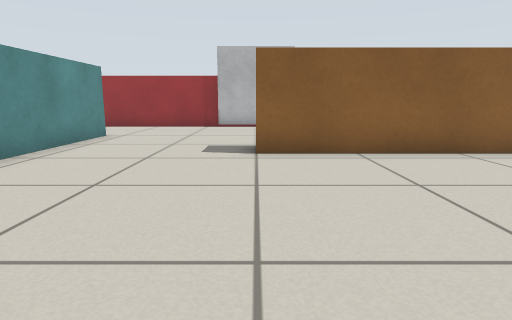
view 1 (above)

16 first-person views from a walk through a Gazebo world. The camera is 0.51 m above the floor, tilts 10° down and sees 75° across. The floor is counted in squares, 0.5 m on a side. Each view is taken from the middle of a square. On the plan, view 1 faces up. The plan holds only what a view shows up to about 13 squares ahead; the rest is blank.

view 2
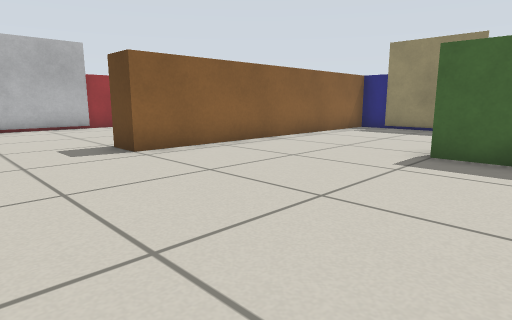

view 3
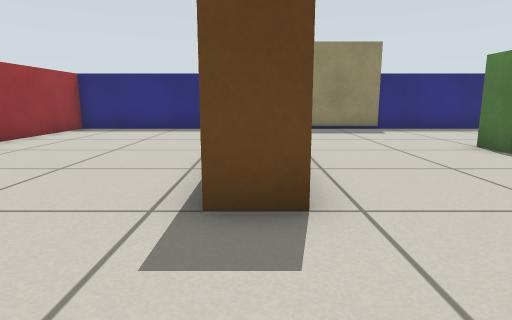

view 4
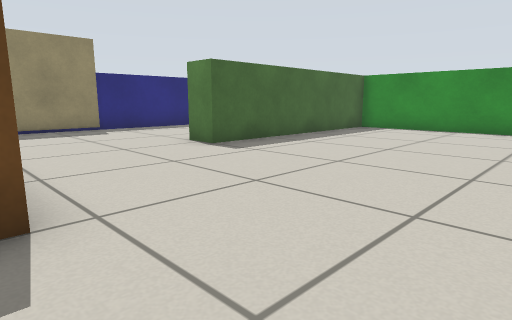

view 5
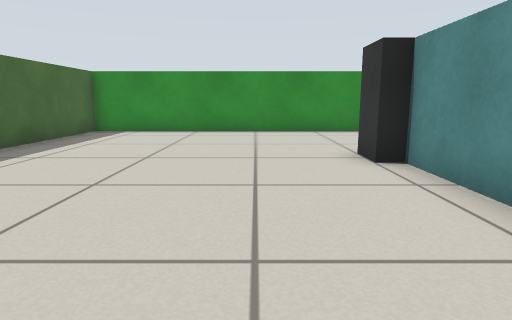

view 6
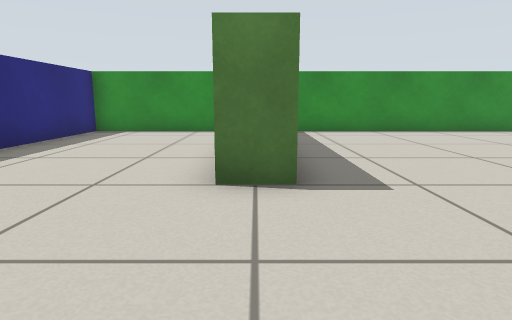

view 7
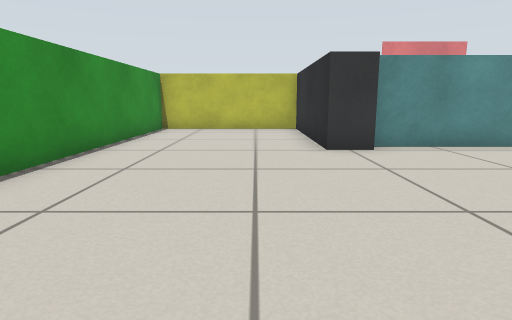

view 8
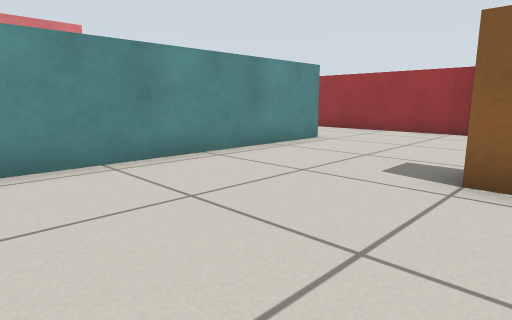

view 9
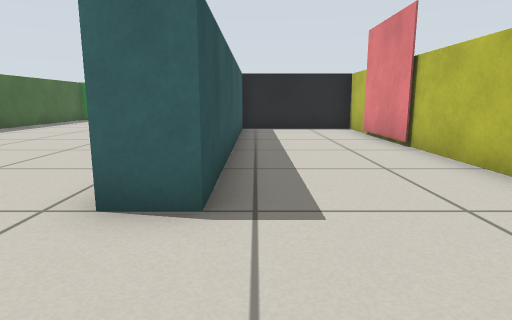

view 10
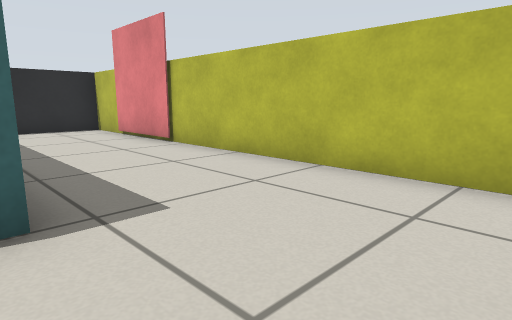

view 11
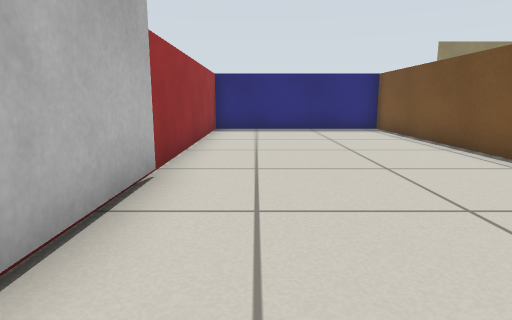

view 12
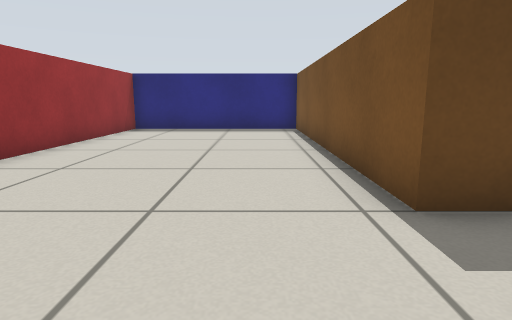

view 13
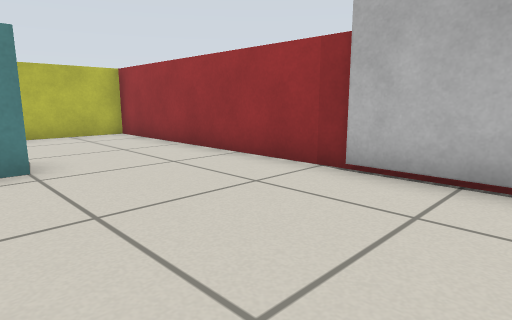

view 14
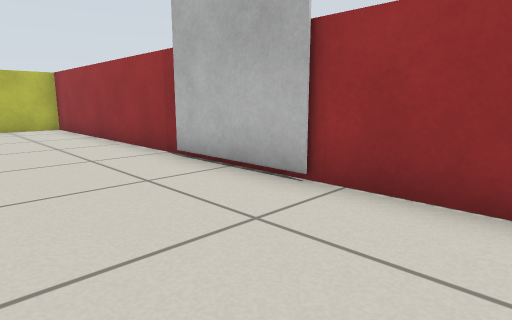

view 15
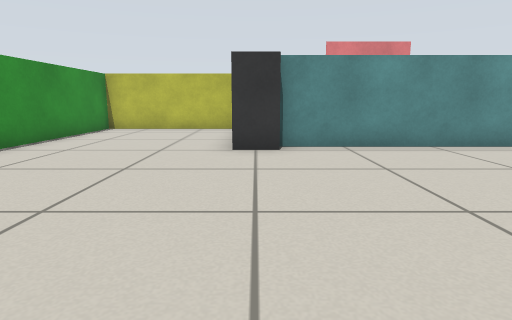

view 16
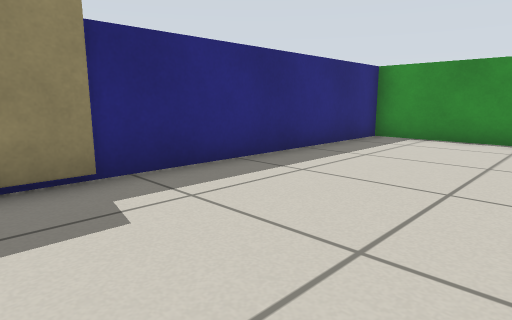

### Floor plan
Points are (right, up) in squares from view 1. A wall is a line through its corners. A room is listed if a view was taken in it or the views show most of it. See-through windows are left out.
Room 1 (views 1, 2, 3, 4, 5, 6, 7, 8, 9, 10, 11, 12, 13, 14, 15, 16)
walls: (-9.5, 2.2) (-9.5, 0.5) (-5.5, 0.5) (-5.5, 10) (-4.5, 10) (-4.5, 0.5) (-4, 0.5) (-4, -0.5) (-9.5, -0.5) (-9.5, -5.5) (3.5, -5.5) (3.5, 2) (4.5, 2); (5.4, -5.5) (9.5, -5.5) (9.5, 6.5) (0, 6.5) (0, 7.5) (9.5, 7.5) (9.5, 13.5) (-9.5, 13.5) (-9.5, 5.2)
objects: picture (-9, 3) to (-9, 5); picture (-1, 13) to (1, 13); picture (9, 3) to (9, 5)

Where each view was taken, in squares from view 1:
view 1: 0 up, 0 right, facing up
view 2: 0 up, 3 left, facing up-right
view 3: 7 up, 3 left, facing right
view 4: 7 up, 3 left, facing down-right
view 5: 6 up, 2 left, facing down
view 6: 6 up, 4 right, facing down
view 7: 2 down, 3 right, facing left
view 8: 2 up, 1 right, facing up-left
view 9: 13 up, 6 left, facing down
view 10: 13 up, 5 left, facing down-left
view 11: 12 up, 3 left, facing right
view 12: 9 up, 3 left, facing right
view 13: 9 up, 1 right, facing up-left
view 14: 10 up, 4 right, facing up-left
view 15: 0 up, 3 right, facing left
view 16: 4 up, 5 right, facing down-right
